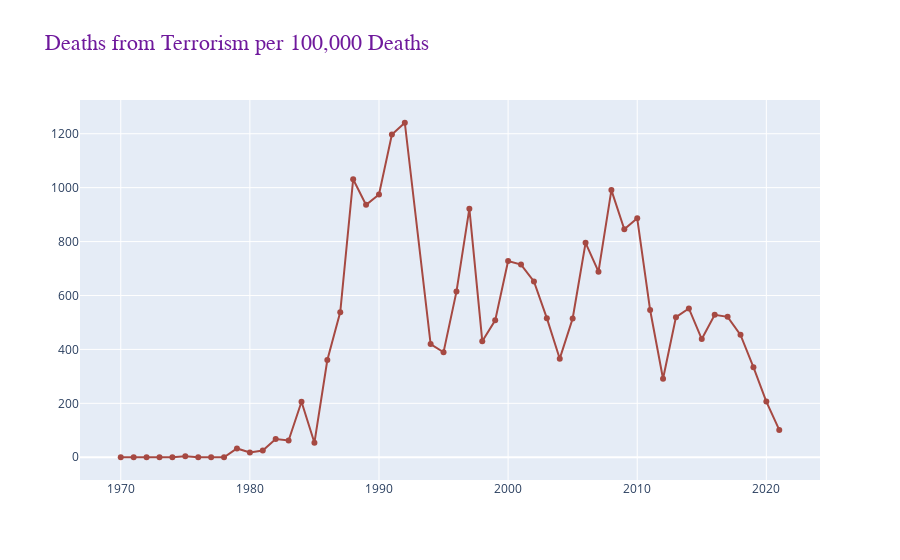

Write notebook code for a chart like this one.
### Code cell
# format columns
df.columns = format_cols(df.columns.to_list())

# filter & reset index
df = df[df['entity'] == my_country]
df.reset_index(drop=True, inplace=True)

# add new column -- deaths from terrorism per 100,000 deaths
df['death_100k'] = df['share_of_deaths_from_terrorism'].apply(lambda x: (x * 100000))

# visualize
fig3 = go.Figure()

# attacks, fatalies & injuries
fig3.add_trace(go.Scatter(x=df['year'], y=df['death_100k'],
                    mode='lines+markers',
                    name='death_100k',
                    hovertemplate="<br>".join(["year: %{x}",
                                               "count: %{y}",
                                               "<extra></extra>"
                                              ]),
                    line=dict(color=palette[3], width=2) ))

fig3.update_layout(title='Deaths from Terrorism per 100,000 Deaths',
                  title_font=title_font_config,
                  hovermode='x unified'
                 )
fig3.show()

### Figure 1 — Plotly figure (JSON) as saved in the notebook; plotly's stock layout.template omitted (floating-point values rounded to 4 significant figures)
{"data": [{"hovertemplate": "year: %{x}<br>count: %{y}<br><extra></extra>", "line": {"color": "#a64942", "width": 2}, "mode": "lines+markers", "name": "death_100k", "type": "scatter", "x": [1970, 1971, 1972, 1973, 1974, 1975, 1976, 1977, 1978, 1979, 1980, 1981, 1982, 1983, 1984, 1985, 1986, 1987, 1988, 1989, 1990, 1991, 1992, 1994, 1995, 1996, 1997, 1998, 1999, 2000, 2001, 2002, 2003, 2004, 2005, 2006, 2007, 2008, 2009, 2010, 2011, 2012, 2013, 2014, 2015, 2016, 2017, 2018, 2019, 2020, 2021], "y": [0, 0, 0, 0, 0, 4.17, 0, 0, 0, 32.58, 17.84, 25.18, 67.28, 62.19, 205.9, 54.0, 360.4, 538.3, 1031.0, 936.2, 974.7, 1197.0, 1241.0, 419.6, 389.5, 614.3, 922.1, 430.5, 507.8, 727.7, 714.7, 652.1, 515.9, 365.6, 514.5, 795.1, 688.3, 990.9, 845.5, 886.2, 546.0, 291.0, 519.7, 552.0, 438.5, 528.3, 520.8, 453.9, 334.0, 206.6, 101.5]}], "layout": {"autosize": true, "hovermode": "x unified", "title": {"font": {"color": "#6f199c", "family": "Balto", "size": 22}, "text": "Deaths from Terrorism per 100,000 Deaths"}, "xaxis": {"autorange": true, "range": [1967.0, 2024.0], "type": "linear"}, "yaxis": {"autorange": true, "range": [-102.4, 1343.0], "type": "linear"}}}
